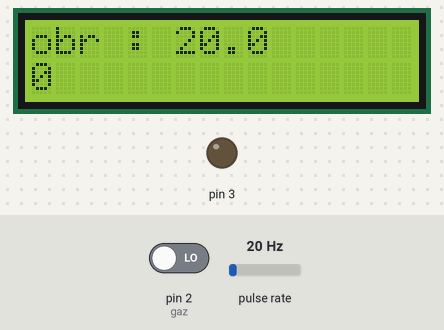
The sketch below on a simulated Arduino Uno, built with avr-gcc and run on an emulated ATmega328P. Parts: 16×2 character LCD, output pins drawn as LEDs (lit = HIGH). Wiring (inferred from the names in the program): pulse sensor: data pin 5. Inputs (shaded band) come from the test bench; at power-on: pin 2 (gaz) LOW, pulse rate 20 Hz.

Above: at 2.2 s.
2.3 s: pin 2 (gaz) driven HIGH
At 3.9 s:
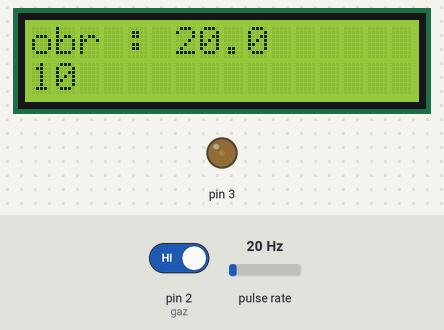
6.4 s: pulse rate (sensor on pin 5) set to 4 Hz
At 7.5 s:
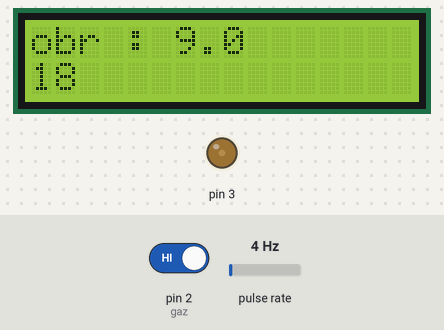
9.6 s: pulse rate (sensor on pin 5) set to 50 Hz
At 11.9 s:
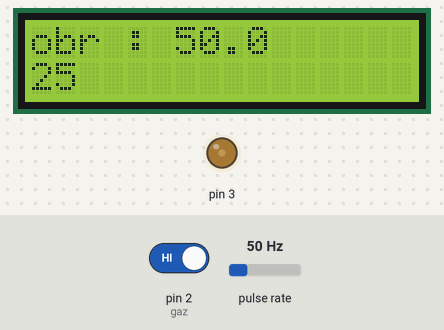
13.7 s: pin 2 (gaz) driven LOW
At 14.6 s:
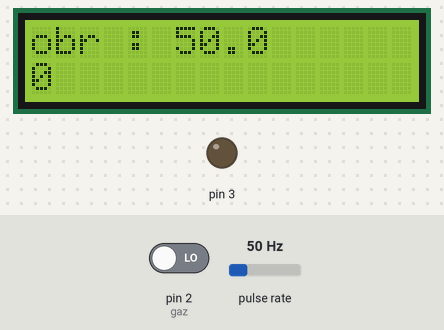
16.6 s: pulse rate (sensor on pin 5) set to 100 Hz
At 19.1 s:
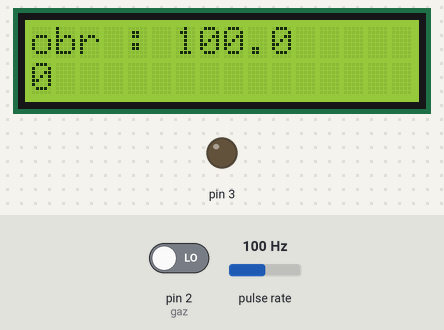
Timing chart, 0 to 20.6 s (numbered marks = the images above; inputs shaded):
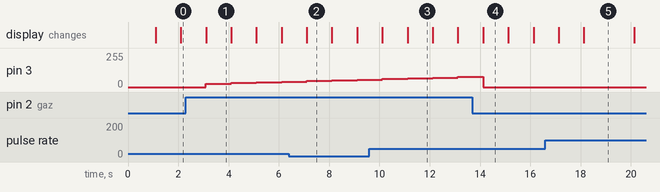

The sketch:

elvic.ino
```cpp
#include <LCD.h>
#include <LiquidCrystal.h>
#include <LiquidCrystal_I2C.h>
#include <LiquidCrystal_SR.h>
#include <LiquidCrystal_SR2W.h>
#include <LiquidCrystal_SR3W.h>

#include <time.h>

#define gaz       2
#define enkoder   5
#define ImpNaObr  1
#define CentNaObr 113
struct GLOBAL_FLAGS {
  uint8_t timer : 1;


} gFlags;

LiquidCrystal_I2C lcd(0x3F, 2, 1, 0, 4, 5, 6, 7, 3, POSITIVE);

unsigned long czas = 0;
uint32_t v;
uint16_t odleglosc = 0, metry = 0;
uint8_t moc = 0;
void setup() {
  // put your setup code here, to run once:
  TCCR1B |= (1 << CS12) | (1 << CS11) | (1 << CS10);
  lcd.begin(16, 2);
  lcd.backlight();
  lcd.setCursor(3, 0);
  lcd.print("Shell  ECO");
  lcd.setCursor(4, 1);
  lcd.print("MARATHON");
  pinMode(gaz, INPUT);
  pinMode(enkoder, INPUT);
  delay(1000);
}

void loop() {

  if  (millis() >= czas)
  {
    lcd.clear();
    czas = millis() + 1000;
    gFlags.timer = 0;
    v = TCNT1;
    TCNT1 = 0;
    v *= 10;            //mnozymy razy dziesiec, ilosc obrotow z dziesietna czescia
    v /= ImpNaObr;      //z impulsow na obroty, wynik / 10
    lcd.setCursor(0, 0);
    lcd.print("obr : ");
    lcd.print(v / 10);
    lcd.print(".");
    lcd.print(v % 10);
    if (digitalRead(gaz))
    {
      if (moc == 0) moc = 26;
      else if (moc <= 250) moc += 5;

    }
    else moc = 0;
    analogWrite(3, moc);
    lcd.setCursor(0, 1);
    lcd.print((moc * 100) / 255);
  }
}
```

Measured:
- after the input at 2.3 s, pin 3: 0/255 → 26/255 after 0.80 s, → 31/255 1.0 s later, → 36/255 1.0 s later, → 41/255 1.0 s later; the display: changes after 0.80 s (image 1)
- after the input at 16.6 s, the display: first changes after 0.53 s (image 5 shows a later state)
- what the display in image 1 shows lasts 1.0 s, from 3.1 s to 4.1 s
